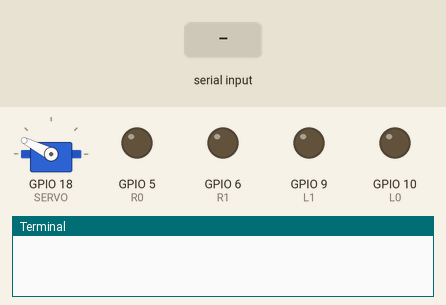
Simulated run of this program. Board: Raspberry Pi (BCM pin numbers). Shown: servo, output pins drawn as LEDs (lit = HIGH), the last lines printed to the terminal. The test bench sets the inputs (shaded band). Servo angles are drawn from the pulse width (0.5 ms = 0°, 2.5 ms = 180°).

Above: at 1.2 s.
1.3 s: "w" typed at the terminal
At 2.5 s:
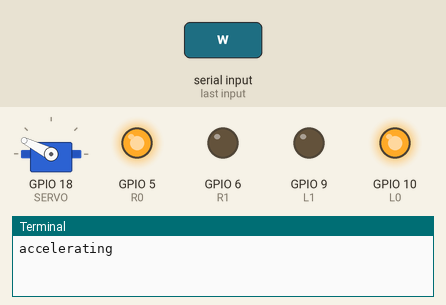
2.8 s: "s" typed at the terminal
At 3.8 s:
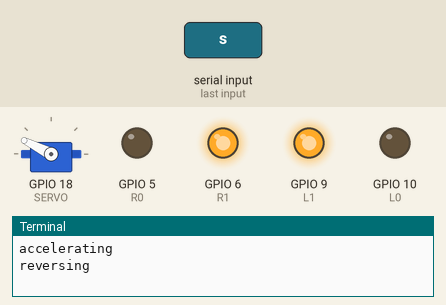
4.3 s: "d" typed at the terminal
At 4.9 s:
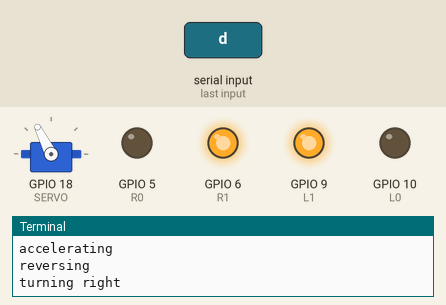
5.8 s: "w" typed at the terminal
At 7.2 s:
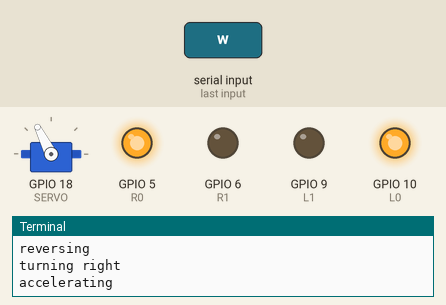
Timing chart, 0 to 8.3 s (numbered marks = the images above; inputs shaded):
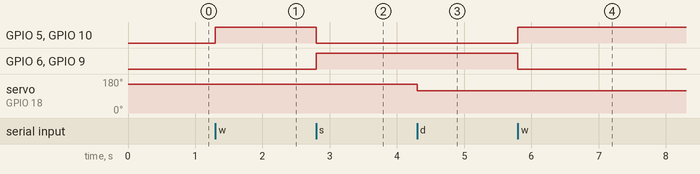

Measured:
- after the input at 1.3 s, GPIO 5 (R0), GPIO 10 (L0): LOW → HIGH at once
- after the input at 2.8 s, GPIO 5 (R0), GPIO 10 (L0): HIGH → LOW at once; GPIO 6 (R1), GPIO 9 (L1): LOW → HIGH at once
- after the input at 4.3 s, servo on GPIO 18 (SERVO): 153° → 117° at once
- after the input at 5.8 s, GPIO 5 (R0), GPIO 10 (L0): LOW → HIGH at once; GPIO 6 (R1), GPIO 9 (L1): HIGH → LOW at once

The program:

RCcar2.py
```python
import RCcarFunctions, termios, os, sys
import tty

# stuff I don't understand
UP = 0
DOWN = 1
RIGHT = 2
LEFT = 3

def readchar():
    fd = sys.stdin.fileno()
    old_settings = termios.tcgetattr(fd)
    try:
        tty.setraw(sys.stdin.fileno())
        ch = sys.stdin.read(1)
    finally:
        termios.tcsetattr(fd, termios.TCSADRAIN, old_settings)
    if ch == '0x03':
        raise KeyboardInterrupt
    return ch

def readkey(getchar_fn=None):
    getchar = getchar_fn or readchar
    c1 = getchar()
    if ord(c1) != 0x1b:
        return c1
    c2 = getchar()
    if ord(c2) != 0x5b:
        return c1
    c3 = getchar()
    return ord(c3) - 65  # 0=Up, 1=Down, 2=Right, 3=Left arrows
# End of the functions that read your keyboard
RCcarFunctions.init()

try:
  while True:
    keyp = readkey()
    if keyp == 'w':
      print("accelerating")
      RCcarFunctions.forward()
    elif keyp == 's':
      print("reversing")
      RCcarFunctions.reverse()
    elif keyp == 'a':
      print("turning left")
      RCcarFunctions.left()
    elif keyp == 'd':
      print("turning right")
      RCcarFunctions.right()
    elif keyp == ' ':
      print("braking")
      RCcarFunctions.brake()
    else:
      print("stoppping")
      RCcarFunctions.stop()
      break
finally:
  print("cleaning up")
  RCcarFunctions.cleanup()
```

RCcarFunctions.py
```python
# This is a library of functions for a remote controlled car made with the raspberry pi.
#import time
import RPi.GPIO as gpio

L1 = 9  #left motor: connection 0
L0 = 10  #left motor: connection 1
R1 = 6  #right motor: connection 0
R0 = 5  #right motor: connection 1
SERVO = 18 #servo motor for steering

#initializes required gpio pins as outputs
def init():
  global left0, left1, right0, right1, servo
  gpio.setmode(gpio.BCM)  # using the official GPIO numbering
  gpio.setwarnings(False)
  gpio.setup(L0, gpio.OUT)
  left0 = gpio.PWM(L0, 100)
  gpio.setup(L1, gpio.OUT)
  left1 = gpio.PWM(L1, 100)
  gpio.setup(R0, gpio.OUT)
  right0 = gpio.PWM(R0, 100)
  gpio.setup(R1, gpio.OUT)
  right1 = gpio.PWM(R1, 100)
  gpio.setup(SERVO, gpio.OUT)
  servo = gpio.PWM(SERVO, 50)
  #start all the drive motor outputs at 0% duty cycle
  left0.start(0)
  left1.start(0)
  right0.start(0)
  right1.start(0)
  #starts the servo motor output at 11%
  servo.start(11)

#creates a function which makes the car go forward
def forward():
  left0.ChangeDutyCycle(100)
  left1.ChangeDutyCycle(0)
  right0.ChangeDutyCycle(100)
  right1.ChangeDutyCycle(0)

#function that makes the car reverse
def reverse():
  left0.ChangeDutyCycle(0)
  left1.ChangeDutyCycle(100)
  right0.ChangeDutyCycle(0)
  right1.ChangeDutyCycle(100)

#makes the car spin and face left
#def spinleft():
  #left0.ChangeDutyCycle(0)
  #left1.ChangeDutyCycle(100)
  #right0.ChangeDutyCycle(100)
  #right1.ChangeDutyCycle(0)

#makes car spin right
#def spinright():
  #left0.ChangeDutyCycle(100)
  #left1.ChangeDutyCycle(0)
  #right0.ChangeDutyCycle(0)
  #right1.ChangeDutyCycle(100)

#makes car diagonally to the front (and left)
def left():
  #left0.ChangeDutyCycle(10)
  #left1.ChangeDutyCycle(0)
  #right0.ChangeDutyCycle(100)
  #right1.ChangeDutyCycle(0)
  #time.sleep(1)
  #left0.ChangeDutyCycle(100)
  servo.ChangeDutyCycle(15)

#makes car go diagonally to the front (and right)
def right():
  #left0.ChangeDutyCycle(100)
  #left1.ChangeDutyCycle(0)
  #right0.ChangeDutyCycle(10)
  #right1.ChangeDutyCycle(0)
  #time.sleep(1)
  #right0.ChangeDutyCycle(100)
  servo.ChangeDutyCycle(9)

#resets the servo's position to face straight
def straight():
  servo.ChangeDutyCycle(11)

#reduces the current supplied to the motors to 0
def brake():
  left0.ChangeDutyCycle(0)
  left1.ChangeDutyCycle(0)
  right0.ChangeDutyCycle(0)
  right1.ChangeDutyCycle(0)

#stops all the pwm outputs going to the motors
def stop():
  left0.stop()
  left1.stop()
  right0.stop()
  right1.stop()
  servo.ChangeDutyCycle(11)
  servo.stop()

#uninitializes all the gpio pins and returns all states to default
def cleanup():
  stop()
  gpio.cleanup()
```
